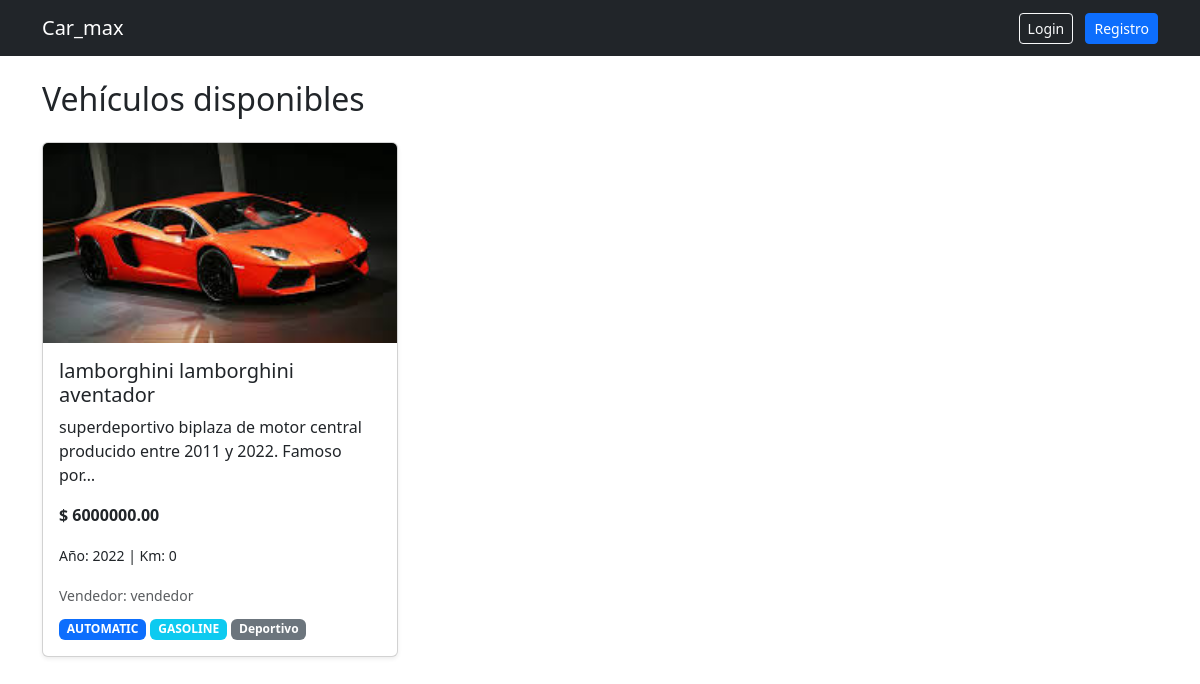
The page / on the database its author committed.
### Car_max/models.py (models this page shows, shortened)
class Car(models.Model):
    TRANSMISSION_CHOICES = [
        ('MANUAL', 'Manual'),
        ('AUTOMATIC', 'Automático'),
    ]
    FUEL_CHOICES = [
        ('GASOLINE', 'Gasolina'),
        ('DIESEL', 'Diésel'),
        ('ELECTRIC', 'Eléctrico'),
        ('HYBRID', 'Híbrido'),
    ]
    id = models.UUIDField(primary_key=True, default=uuid.uuid4, editable=False)
    brand = models.CharField(max_length=50)
    model_name = models.CharField(max_length=50)
    year = models.PositiveIntegerField()
    price = models.DecimalField(max_digits=12, decimal_places=2)
    mileage = models.PositiveIntegerField()
    transmission = models.CharField(max_length=15, choices=TRANSMISSION_CHOICES, default='AUTOMATIC')
    fuel_type = models.CharField(max_length=15, choices=FUEL_CHOICES, default='GASOLINE')
    engine = models.CharField(max_length=50)
    description = models.TextField()
    stock = models.PositiveIntegerField(default=1)
    image = models.ImageField(upload_to='cars/', blank=True, null=True)
    owner = models.ForeignKey(
        settings.AUTH_USER_MODEL,
        on_delete=models.CASCADE,
        related_name='cars'
    )
    categories = models.ManyToManyField(
        Category,
        related_name='cars'
    )
    created_at = models.DateTimeField(auto_now_add=True)

class User(AbstractUser):
    id = models.UUIDField(primary_key=True, default=uuid.uuid4, editable=False)
    is_seller = models.BooleanField(default=False)

class Category(models.Model):
    id = models.UUIDField(primary_key=True, default=uuid.uuid4, editable=False)
    name = models.CharField(max_length=100)
    description = models.TextField(blank=True)

### Car_max/views.py (the view)
# urls.py: path('', views.home, name='home'),
def home(request):
    cars = Car.objects.all()[:6]
    return render(request, 'Car_max/home.html', {'cars': cars})

### Car_max/templates/Car_max/home.html
{% extends 'Car_max/base.html' %}
{% block content %}
<h2 class="mb-4">Vehículos disponibles</h2>
<div class="row">
    {% for car in cars %}
    <div class="col-md-4">
        <div class="card mb-4 shadow-sm">
            {% if car.image %}
                <img src="{{ car.image.url }}" class="card-img-top" alt="{{ car.brand }} {{ car.model_name }}" style="height: 200px; object-fit: cover;">
            {% endif %}
            <div class="card-body">
                <h5>{{ car.brand }} {{ car.model_name }}</h5>
                <p>{{ car.description|truncatechars:80 }}</p>
                <p><strong>$ {{ car.price }}</strong></p>
                <p><small>Año: {{ car.year }} | Km: {{ car.mileage }}</small></p>
                <small class="text-muted">
                    Vendedor: {{ car.owner.username }}
                </small>
                <div class="mt-2">
                    <span class="badge bg-primary">{{ car.transmission }}</span>
                    <span class="badge bg-info">{{ car.fuel_type }}</span>
                    {% for cat in car.categories.all %}
                        <span class="badge bg-secondary">{{ cat.name }}</span>
                    {% endfor %}
                </div>
            </div>
        </div>
    </div>
    {% empty %}
        <p>No hay vehículos disponibles aún.</p>
    {% endfor %}
</div>
{% endblock %}

### rows shown on the page
Car: image (picture), brand "lamborghini", model_name "lamborghini aventador", description "superdeportivo biplaza de motor central producido entre 2011 y 2022. Famoso por…", price "6000000.00", year "2022", mileage "0", owner.username "vendedor", transmission "AUTOMATIC", fuel_type "GASOLINE"
Category: name "Deportivo"
